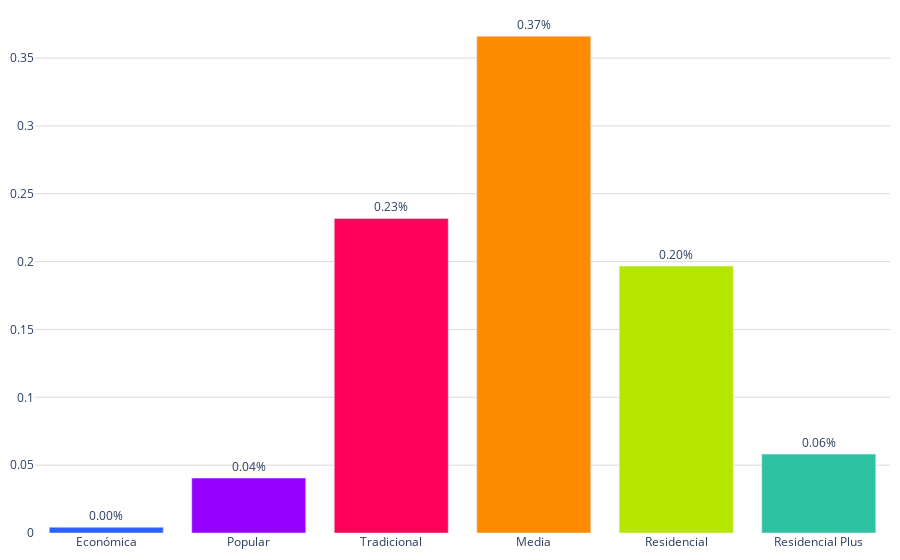

Notebook source saved alongside this figure:
### Code cell
labels = creditos_vivienda['vivienda_valor']
values = creditos_vivienda['promedio']
colores = ['#2962ff', '#9500ff', '#ff0059', '#ff8c00', '#b4e600', '#2EC2A2','#E50CB6']

fig = go.Figure()
fig.add_trace(go.Bar(
        x=labels, 
        y=values, 
        marker_color=colores,
        text=values,  # Texto que se mostrará en las barras (porcentaje)
        textposition='outside',  # Posición del texto (puede ser 'inside' o 'outside')
        texttemplate='%{text:.2f}%', 
    )
)    
fig.update_layout(
    #barmode='stack', 
    #title='Distribución de créditos por vivienda valor (2022)',
    #title_font_size = 22,
    yaxis=dict(
        #title='M', # Título del eje y
        gridcolor='#dddcda', # Color de las líneas que dividen los rangos del eje Y         
    ),  margin=dict(l=10, r=10, t=10, b=10),  # Ajusta los márgenes (left, right, top, bottom)
    plot_bgcolor='rgba(0,0,0,0)',  # Color de fondo del gráfico
    legend=dict(
        yanchor="top",
        y=0.99,
    )
)

# Exportar gráfica como archivo HTML
def guardar_grafico_como_html(fig, nombre_archivo, carpeta='assets\graficas'):
    # Crear la carpeta si no existe
    if not os.path.exists(carpeta):
        os.makedirs(carpeta)
    # Gráfica como archivo HTML en la carpeta especificada
    pio.write_html(fig, f'{carpeta}/{nombre_archivo}.html')
guardar_grafico_como_html(fig, 'g_bar_creditos_vivienda_2024', carpeta='assets\graficas')
fig.show()

### Figure 1 — Plotly figure (JSON) as saved in the notebook; plotly's stock layout.template omitted (floating-point values rounded to 4 significant figures)
{"data": [{"marker": {"color": ["#2962ff", "#9500ff", "#ff0059", "#ff8c00", "#b4e600", "#2EC2A2", "#E50CB6"]}, "text": [0.004232, 0.04048, 0.2318, 0.3661, 0.1967, 0.05814], "textposition": "outside", "texttemplate": "%{text:.2f}%", "type": "bar", "x": ["Económica", "Popular", "Tradicional", "Media", "Residencial", "Residencial Plus"], "y": [0.004232, 0.04048, 0.2318, 0.3661, 0.1967, 0.05814]}], "layout": {"legend": {"y": 0.99, "yanchor": "top"}, "margin": {"b": 10, "l": 10, "r": 10, "t": 10}, "plot_bgcolor": "rgba(0,0,0,0)", "yaxis": {"gridcolor": "#dddcda"}}}
